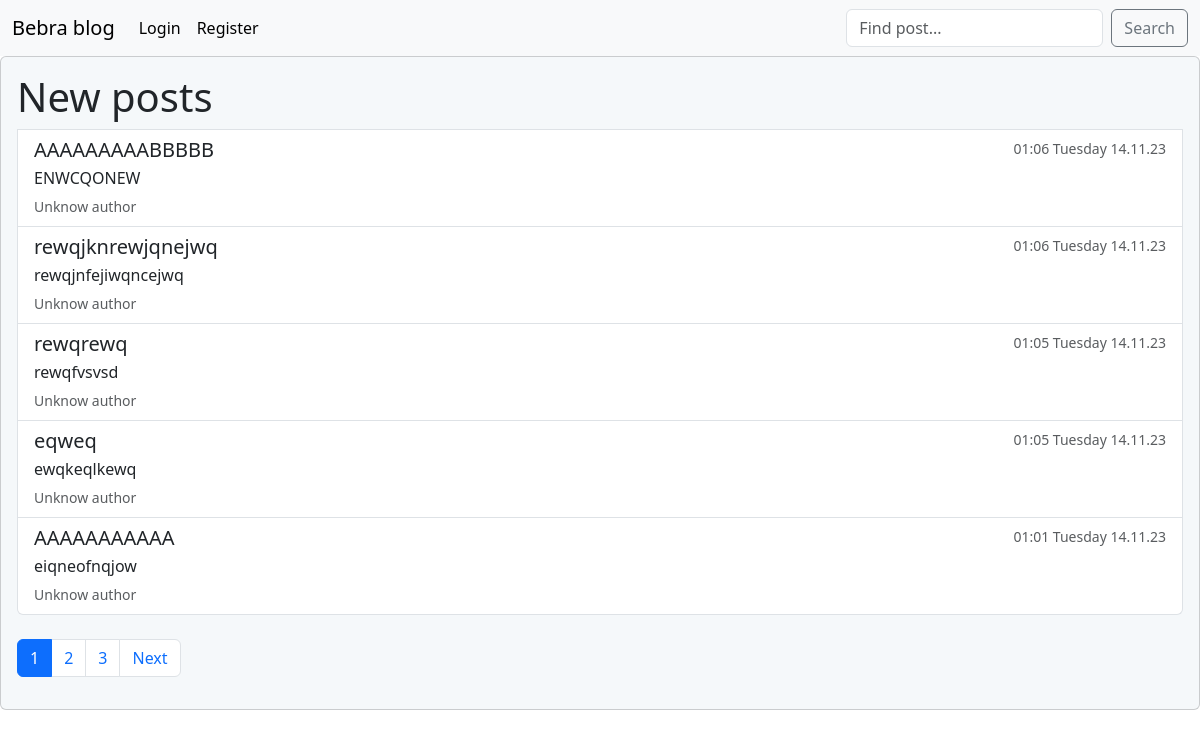
/, run on an earlier commit of the app's database.
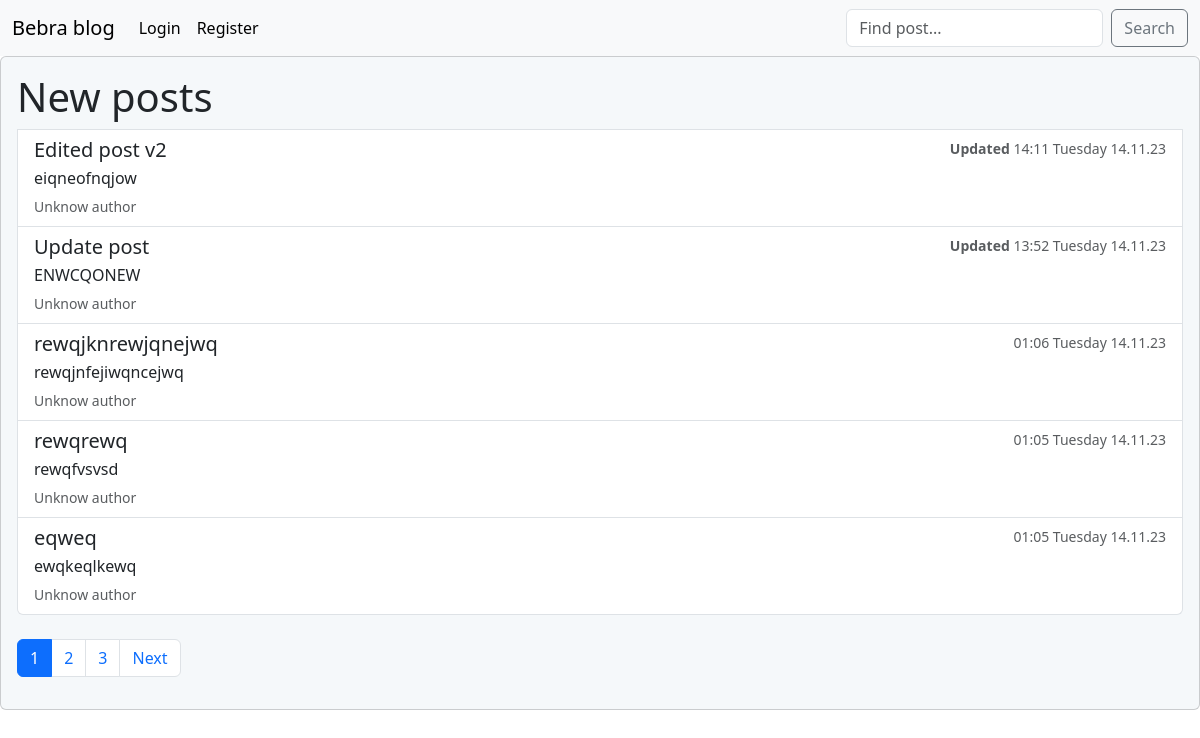
And on a later commit of the database.
### yapp/models.py (models this page shows, shortened)
class Post(models.Model):
    title = models.CharField(max_length=255)
    author = models.ForeignKey(User, on_delete=models.CASCADE, blank=True)
    content = models.TextField()
    time_created = models.DateTimeField(auto_now_add=True)
    time_updated = models.DateTimeField(auto_now=True)

### yapp/views.py (the view, shortened to what this page needs)
# urls.py: path('', HomePage.as_view(), name='home'),
class HomePage(ListView):
    model = Post
    template_name = 'home.html'
    context_object_name = 'posts'
    ordering = ['-time_updated']
    paginate_by = 5

### yapp/templates/home.html (shortened to what this page needs)
{% extends 'base.html' %}
{% block content %}
<div class="list-group">
    <h1 class="card-title">New posts</h1>
    {% for post in posts %}
    <a href="{% url 'detail' post.pk %}" class="list-group-item list-group-item-action">
        <div class="d-flex w-100 justify-content-between">
            <h5 class="mb-1">{{ post.title }}</h5>
            {% if post.time_created == post.time_updated %}
            <small class="text-body-secondary">{{ post.time_created|time:"H:i" }}
                {{post.time_created|date:"l d.m.y"}}</small>
            {% else %}
            <small class="text-body-secondary"><b>Updated</b> {{ post.time_updated|time:"H:i" }}
                {{post.time_updated|date:"l d.m.y"}}</small>
            {% endif %}
        </div>
        <p class="mb-1">{{ post.content|truncatewords:50 }} </p>
        {% if post.author.last_name %}
        <small class="text-body-secondary">{{ post.author.last_name }} {{ post.author.first_name }}</small>
        {% else %}
        <small class="text-body-secondary">Unknow author</small>
        {% endif %}
    </a>
    {% endfor %}
</div>
{% endblock %}

### yapp/templates/base.html (shortened to what this page needs)
<!DOCTYPE html>
<html lang="en">
<head>
    <link href="https://cdn.jsdelivr.net/npm/bootstrap@5.3.2/dist/css/bootstrap.min.css" rel="stylesheet"
>
</head>
<body>
    <nav class="navbar navbar-expand-lg bg-body-tertiary">
        <div class="container-fluid">
            <a class="navbar-brand" href="{% url 'home' %}">Bebra blog</a>
            <div class="collapse navbar-collapse" id="navbarSupportedContent">
                <ul class="navbar-nav me-auto mb-2 mb-lg-0">
                    {% if request.user.is_authenticated %}
                    <li class="nav-item">
                        <a class="nav-link active" aria-current="page" href="{% url 'add' %}">Add post</a>
                    </li>
                    <li class="nav-item">
                        <a class="nav-link active" aria-current="page" href="{% url 'logout' %}">Logout</a>
                    </li>
                    <li class="nav-item">
                        <a class="nav-link disabled" aria-disabled="true">{{ user.last_name }} {{ user.first_name }} ({{
                            user.username}})</a>
                    </li>
                    {% else %}
                    <li class="nav-item">
                        <a class="nav-link active" aria-current="page" href="{% url 'login' %}">Login</a>
                    </li>
                    <li class="nav-item">
                        <a class="nav-link active" aria-current="page" href="{% url 'register' %}">Register</a>
                    </li>
                    {% endif %}
                </ul>
                <form class="d-flex" role="search" method="post" action="{% url 'search_post' %}">
                    <input class="form-control me-2" type="search" placeholder="Find post..." aria-label="Search"
                        name="searched">
                    <button class="btn btn-outline-secondary" type="submit">Search</button>
                </form>
            </div>
        </div>
    </nav>
    <div class="card" style="background-color: #f5f8fa; bottom:">
        <div class="card-body">
            {% block content %}
            {% endblock %}
            <br />
            {% if page_obj.has_other_pages %}
            <nav aria-label="Page navigation example">
                <ul class="pagination">
                    {% for p in paginator.page_range %}
                    {% if page_obj.number == p %}
                    <li class="page-item active" aria-current="page">
                        <a class="page-link">{{ p }}</a>
                    </li>
                    {% elif p >= page_obj.number|add:-2 and p <= page_obj.number|add:2 %} <li class="page-item"><a
                            class="page-link" href="?page={{ p }}">{{ p }}</a></li>
                        {% endif %}
                        {% endfor %}
                        {% if page_obj.has_next %}
                        <li class="page-item"><a class="page-link" href="?page={{ page_obj.next_page_number }}">Next</a>
                        </li>
                        {% endif %}
                </ul>
            </nav>
            {% endif %}
        </div>
    </div>
</body>
</html>

What changed in the data, as far as the page shows it:
changed Post "eiqneofnqjow": title "AAAAAAAAAAA" → "Edited post v2"; time_updated (not shown) → "14:11"; time_updated (not shown) → "Tuesday 14.11.23"; time_created "01:01" → (not shown); time_created "Tuesday 14.11.23" → (not shown); moves up the list
changed Post "ENWCQONEW": title "AAAAAAAAABBBBB" → "Update post"; time_updated (not shown) → "13:52"; time_updated (not shown) → "Tuesday 14.11.23"; time_created "01:06" → (not shown); time_created "Tuesday 14.11.23" → (not shown)
